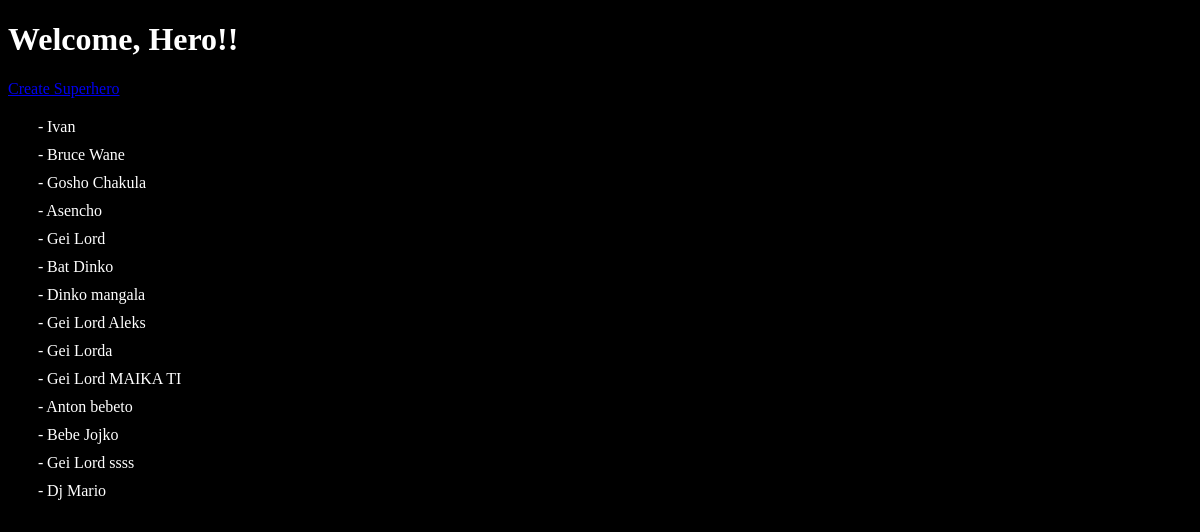
The app's page /, older data.
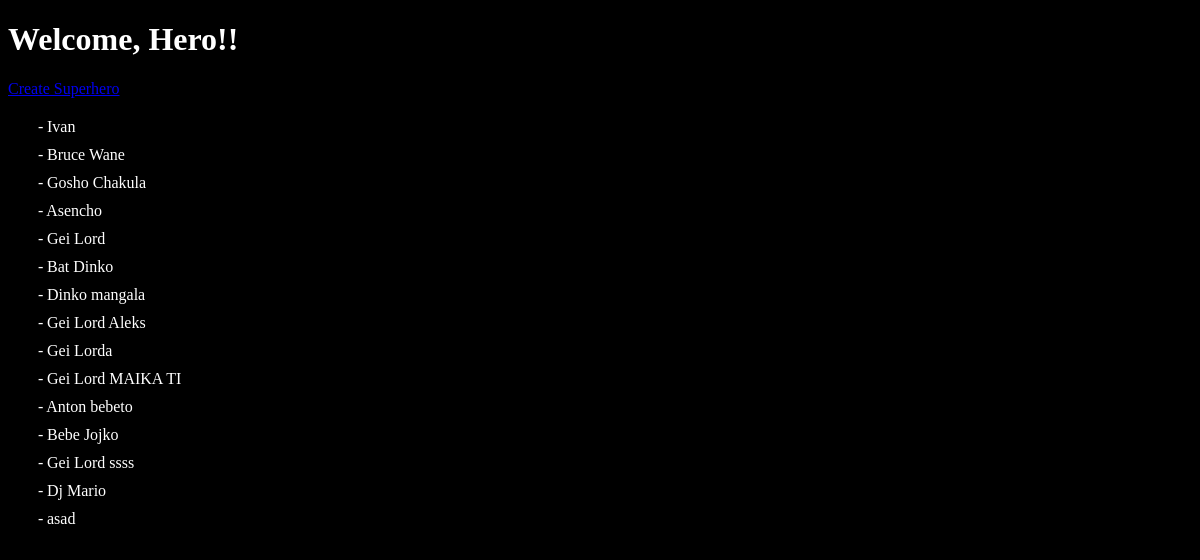
The same page, newer data.
### superheroes/models.py (models this page shows)
class Superhero(models.Model):
    name = models.CharField(max_length=100, unique=True)
    secret_identity = models.CharField(max_length=40)
    class Meta:
        db_table = 'superheroes'

### superheroes/views.py (the view)
# urls.py: path('', SuperheroesListView.as_view()),
class SuperheroesListView(ListView):
    model = Superhero
    template_name = 'superheroes.html'
    queryset = Superhero.objects.all()
    context_object_name = "superhero_list"

### templates/superheroes.html (shortened to what this page needs)
<!DOCTYPE html>
<html lang="en">
<head>
    {% load static %}
    <link rel="stylesheet" href="{% static 'main.css' %}" />
</head>
<body>
    <h1>Welcome, Hero!!</h1>
    <a href="{% url 'create superhero'%}">Create Superhero</a>
    <ul>
        {% for superhero in superhero_list %}
            <li>
                {{ superhero.name }}
            </li>
        {% endfor %}
    </ul>
</body>
</html>

Row changes from the older to the newer data that the page shows:
added Superhero: name "asad"
